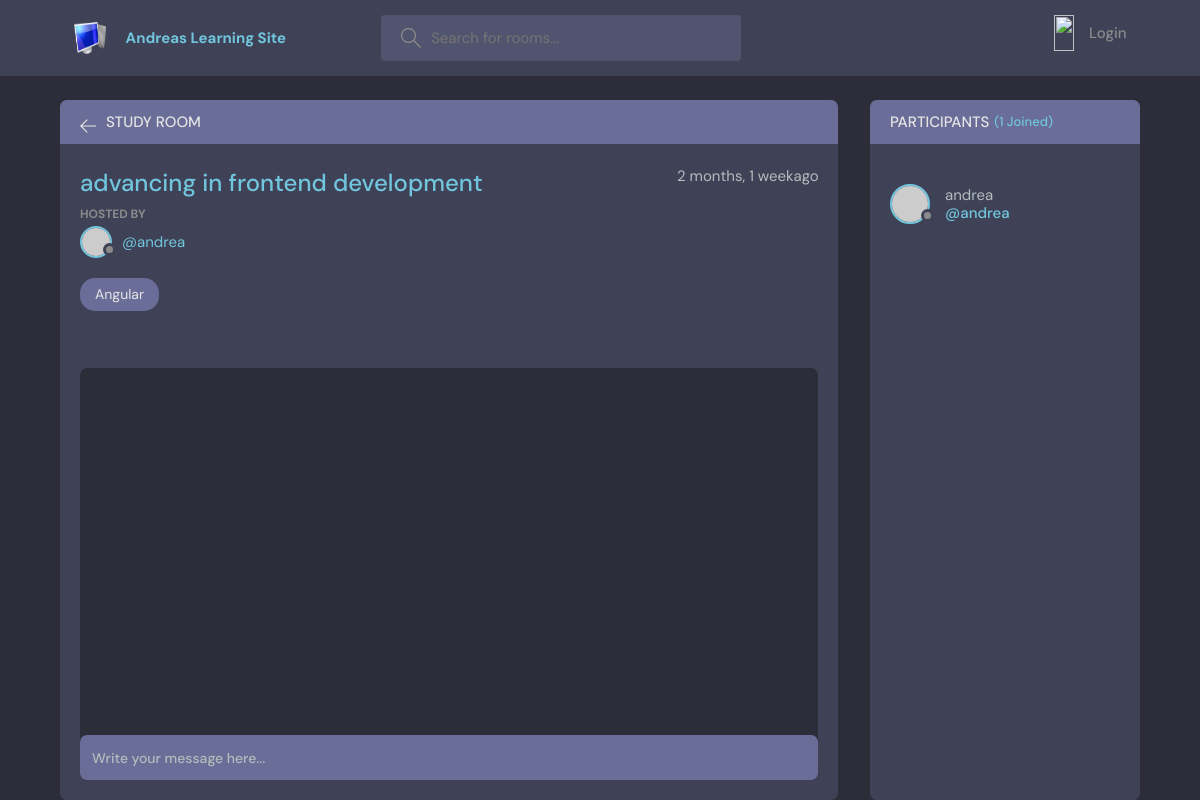
/room/8/, run on the app's committed database.
### base/models.py (models this page shows, shortened)
class Room(models.Model):
    host = models.ForeignKey(User,on_delete=models.SET_NULL, null = True)
    topic = models.ForeignKey(Topic,on_delete=models.SET_NULL, null = True)
    name = models.CharField(max_length=150, null = True, blank = True)
    description = models.TextField(null= True, blank = True)
    participants = models.ManyToManyField(User,related_name='participants', blank = True)
    updated = models.DateTimeField(auto_now = True)
    created = models.DateTimeField(auto_now_add = True)
    class Meta:
        ordering =['-updated', '-created']

class Topic(models.Model):
    name = models.CharField(max_length =150)
    def __str__(self):
        return self.name

### base/views.py (the view, shortened to what this page needs)
# urls.py: path('room/<str:pk>/',views.room, name="room"),
def room(request,pk):
    room = Room.objects.get(id=pk)
    participants = room.participants.all()
    context = {'room':room,
    'participants':participants}
    return render(request, 'room.html',context)

### Templates/room.html (shortened to what this page needs)
{% include "main.html" %}
{% block content %}
    <main class="profile-page layout layout--2">
      <div class="container">
        <div class="room">
          <div class="room__top">
            <div class="room__topLeft">
              <a href="{% url 'home' %}">
                <svg version="1.1" xmlns="http://www.w3.org/2000/svg" width="32" height="32" viewBox="0 0 32 32">
                  <title>arrow-left</title>
                  <path
                    d="M13.723 2.286l-13.723 13.714 13.719 13.714 1.616-1.611-10.96-10.96h27.625v-2.286h-27.625l10.965-10.965-1.616-1.607z"
                  ></path>
                </svg>
              </a>
              <h3>Study Room</h3>
            </div>
          </div>
          <div class="room__box scroll">
            <div class="room__header scroll">
              <div class="room__info">
                <h3>{{room.name}}</h3>
                <span>{{room.created|timesince}}ago</span>
              </div>
              <div class="room__hosted">
                <p>Hosted By</p>
                <a href="{% url 'user-profile' room.host.id %}" class="room__author">
                  <div class="avatar avatar--small">
                    <img src="https://randomuser.me/api/portraits/men/37.jpg" />
                  </div>
                  <span>@{{room.host.username}}</span>
                </a>
              </div>
              <span class="room__topics">{{room.topic}}</span>
            </div>
            <div class="room__conversation">
              <div class="threads scroll">
              </div>
            </div>
          </div>
          <div class="room__message">
            <form action=" "  method="post">
              <input name="body" placeholder="Write your message here..." />
            </form>
          </div>
        </div>
        <div class="participants">
          <h3 class="participants__top">Participants <span>({{participants.count}} Joined)</span></h3>
          <div class="participants__list scroll">
            <a href="profile.html" class="participant">
            {% for user in participants %}
            <a href="{% url 'user-profile' user.id %}" class="participant">
              <div class="avatar avatar--medium">
                <img src="https://randomuser.me/api/portraits/men/37.jpg" />
              </div>
              <p>
                {{user.username}}
                <span>@{{user.username}}</span>
              </p>
            </a>
            {% endfor %}
          </div>
        </div>
      </div>
    </main>
{% endblock %}

### data on the page
Room: name "advancing in frontend development", created "2 months, 1 week", host.username "andrea", topic "Angular"

### other printed values
{{ participants.count }} "1"
{{ user.username }} "andrea"
